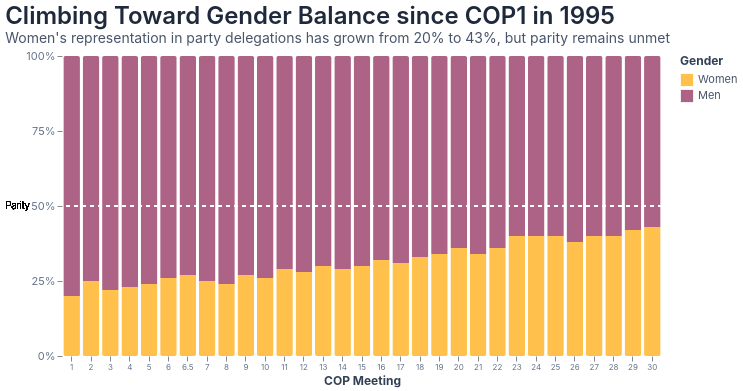

Vega-Lite specification stored for this chart:
### Vega-Lite specification from a JSON file in a GitHub repository (floating-point values rounded to 4 significant figures)
{"$schema": "https://vega.github.io/schema/vega-lite/v6.json", "width": 600, "title": {"text": "Climbing Toward Gender Balance since COP1 in 1995", "subtitle": "Women's representation in party delegations has grown from 20% to 43%, but parity remains unmet", "anchor": "start"}, "data": {"values": [{"COP": 1, "Gender": "Women", "Percentage": 20}, {"COP": 1, "Gender": "Men", "Percentage": 80}, {"COP": 2, "Gender": "Women", "Percentage": 25}, {"COP": 2, "Gender": "Men", "Percentage": 75}, {"COP": 3, "Gender": "Women", "Percentage": 22}, {"COP": 3, "Gender": "Men", "Percentage": 78}, {"COP": 4, "Gender": "Women", "Percentage": 23}, {"COP": 4, "Gender": "Men", "Percentage": 77}, {"COP": 5, "Gender": "Women", "Percentage": 24}, {"COP": 5, "Gender": "Men", "Percentage": 76}, {"COP": 6, "Gender": "Women", "Percentage": 26}, {"COP": 6, "Gender": "Men", "Percentage": 74}, {"COP": 6.5, "Gender": "Women", "Percentage": 27}, {"COP": 6.5, "Gender": "Men", "Percentage": 73}, {"COP": 7, "Gender": "Women", "Percentage": 25}, {"COP": 7, "Gender": "Men", "Percentage": 75}, {"COP": 8, "Gender": "Women", "Percentage": 24}, {"COP": 8, "Gender": "Men", "Percentage": 76}, {"COP": 9, "Gender": "Women", "Percentage": 27}, {"COP": 9, "Gender": "Men", "Percentage": 73}, {"COP": 10, "Gender": "Women", "Percentage": 26}, {"COP": 10, "Gender": "Men", "Percentage": 74}, {"COP": 11, "Gender": "Women", "Percentage": 29}, {"COP": 11, "Gender": "Men", "Percentage": 71}, {"COP": 12, "Gender": "Women", "Percentage": 28}, {"COP": 12, "Gender": "Men", "Percentage": 72}, {"COP": 13, "Gender": "Women", "Percentage": 30}, {"COP": 13, "Gender": "Men", "Percentage": 70}, {"COP": 14, "Gender": "Women", "Percentage": 29}, {"COP": 14, "Gender": "Men", "Percentage": 71}, {"COP": 15, "Gender": "Women", "Percentage": 30}, {"COP": 15, "Gender": "Men", "Percentage": 70}, {"COP": 16, "Gender": "Women", "Percentage": 32}, {"COP": 16, "Gender": "Men", "Percentage": 68}, {"COP": 17, "Gender": "Women", "Percentage": 31}, {"COP": 17, "Gender": "Men", "Percentage": 69}, {"COP": 18, "Gender": "Women", "Percentage": 33}, {"COP": 18, "Gender": "Men", "Percentage": 67}, {"COP": 19, "Gender": "Women", "Percentage": 34}, {"COP": 19, "Gender": "Men", "Percentage": 66}, {"COP": 20, "Gender": "Women", "Percentage": 36}, {"COP": 20, "Gender": "Men", "Percentage": 64}, {"COP": 21, "Gender": "Women", "Percentage": 34}, {"COP": 21, "Gender": "Men", "Percentage": 66}, {"COP": 22, "Gender": "Women", "Percentage": 36}, {"COP": 22, "Gender": "Men", "Percentage": 64}, {"COP": 23, "Gender": "Women", "Percentage": 40}, {"COP": 23, "Gender": "Men", "Percentage": 60}, {"COP": 24, "Gender": "Women", "Percentage": 40}, {"COP": 24, "Gender": "Men", "Percentage": 60}, {"COP": 25, "Gender": "Women", "Percentage": 40}, {"COP": 25, "Gender": "Men", "Percentage": 60}, {"COP": 26, "Gender": "Women", "Percentage": 38}, {"COP": 26, "Gender": "Men", "Percentage": 62}, {"COP": 27, "Gender": "Women", "Percentage": 40}, {"COP": 27, "Gender": "Men", "Percentage": 60}, {"COP": 28, "Gender": "Women", "Percentage": 40}, {"COP": 28, "Gender": "Men", "Percentage": 60}, {"COP": 29, "Gender": "Women", "Percentage": 42}, {"COP": 29, "Gender": "Men", "Percentage": 58}, {"COP": 30, "Gender": "Women", "Percentage": 43}, {"COP": 30, "Gender": "Men", "Percentage": 57}]}, "transform": [{"joinaggregate": [{"op": "max", "field": "Percentage", "as": "MenPercentage"}], "groupby": ["COP"]}, {"calculate": "100 - datum.MenPercentage", "as": "WomenPercentage"}], "layer": [{"mark": {"type": "bar", "opacity": 0.7, "width": {"band": 0.95}}, "encoding": {"x": {"field": "COP", "type": "ordinal", "axis": {"title": "COP Meeting", "domain": false, "labelAngle": 0, "values": [1, 2, 3, 4, 5, 6, 6.5, 7, 8, 9, 10, 11, 12, 13, 14, 15, 16, 17, 18, 19, 20, 21, 22, 23, 24, 25, 26, 27, 28, 29, 30], "labelOverlap": false, "labelFontSize": 8}}, "y": {"field": "Percentage", "type": "quantitative", "stack": "normalize", "axis": {"title": "", "domain": false, "format": "%", "values": [0, 0.25, 0.5, 0.75, 1], "labelOverlap": false}}, "color": {"field": "Gender", "type": "nominal", "scale": {"domain": ["Women", "Men"], "range": ["#FFA500", "#8B2252"]}, "legend": {"orient": "right"}}, "order": {"field": "Gender", "sort": "descending"}, "tooltip": [{"field": "COP", "title": "COP Meeting"}, {"field": "MenPercentage", "title": "Men (%)", "type": "quantitative", "format": ".0f"}, {"field": "WomenPercentage", "title": "Women (%)", "type": "quantitative", "format": ".0f"}]}}, {"mark": {"type": "rule", "strokeDash": [4, 4], "color": "white", "strokeWidth": 2}, "encoding": {"y": {"datum": 0.5}}}, {"mark": {"type": "text", "align": "right", "dx": -32, "dy": 0, "fontSize": 10, "color": "black", "fontWeight": "lighter"}, "encoding": {"y": {"datum": 0.5}, "x": {"value": 0}, "text": {"value": "Parity"}}}], "config": {"background": "#ffffff", "font": "DM Sans, -apple-system, BlinkMacSystemFont, Segoe UI, Roboto, sans-serif", "view": {"stroke": "transparent"}, "title": {"font": "DM Sans, -apple-system, BlinkMacSystemFont, Segoe UI, Roboto, sans-serif", "fontSize": 24, "fontWeight": 600, "color": "#1e293b", "anchor": "start", "subtitleFontSize": 14, "subtitleColor": "#475569", "subtitleFontWeight": 400}, "axis": {"labelFont": "DM Sans, -apple-system, BlinkMacSystemFont, Segoe UI, Roboto, sans-serif", "labelFontSize": 11, "labelColor": "#64748b", "titleFont": "DM Sans, -apple-system, BlinkMacSystemFont, Segoe UI, Roboto, sans-serif", "titleFontSize": 12, "titleColor": "#334155", "grid": false, "gridColor": "#e2e8f0", "gridOpacity": 0.5, "domain": true, "ticks": true}, "legend": {"labelFont": "DM Sans, -apple-system, BlinkMacSystemFont, Segoe UI, Roboto, sans-serif", "labelFontSize": 11, "labelColor": "#475569", "titleFont": "DM Sans, -apple-system, BlinkMacSystemFont, Segoe UI, Roboto, sans-serif", "titleFontSize": 12, "titleColor": "#334155", "symbolSize": 150}, "bar": {"cornerRadius": 2}}}
